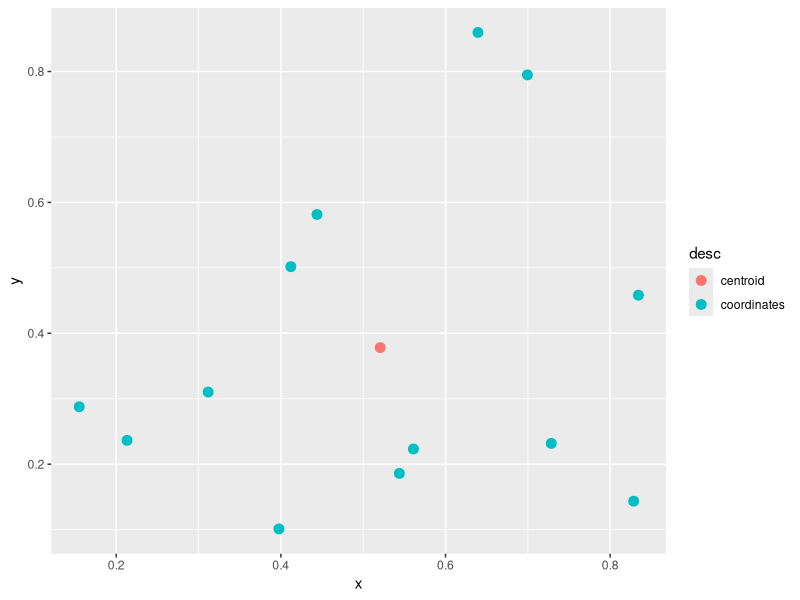

Here is the R script that generated this plot:
library(dplyr)
library(tidyr)
library(ggplot2)

set.seed(1000)

x <- rnorm(100)
y <- rnorm(100)

data <- data.frame(cbind(x, y))

getcluster <- function(k) {
  
  fit01 <- kmeans(data, 10, 100)
  cid <- fit01$cluster
  desc <- rep("coordinates", 100)
  data <- cbind(cid, data, desc)
  
  centroid <- data.frame(fit01$centers[k, ])
  colnames(centroid) <- "centroid"
  centroid <- cbind(name = rownames(centroid), centroid)
  centroid <- spread(centroid, key = name, value = centroid)
  centroid <- cbind(k, centroid, desc = "centroid")
  colnames(centroid) <- c("cid", "x", "y", "desc")

  kset <- rbind(centroid, filter(data, data$cid == k))
  print(kset)

  scplot <- ggplot(data = kset) + geom_point(data = kset, size = 3, aes(x = x, y = y, color = desc), na.rm=TRUE)
  scplot  
}

#test
getcluster(5)